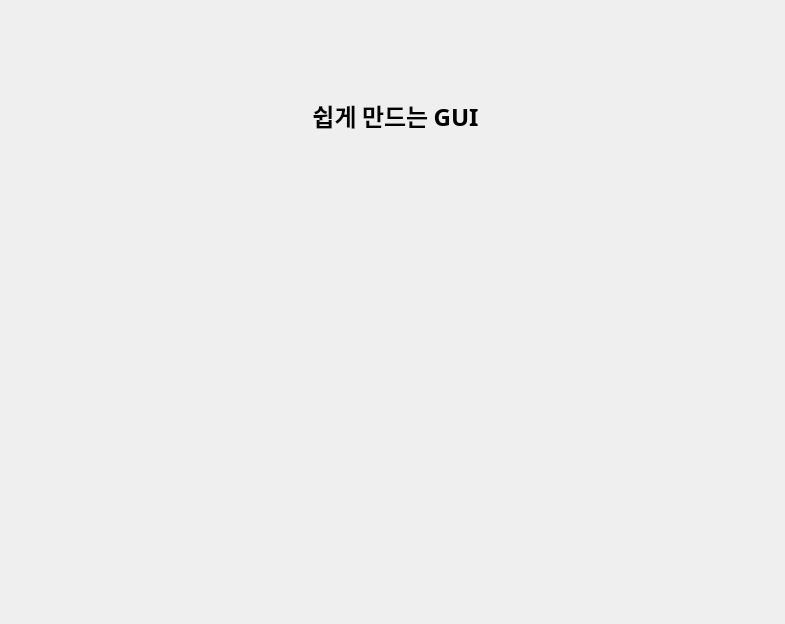
<?xml version="1.0" encoding="UTF-8"?>
<ui version="4.0">
 <class>Dialog</class>
 <widget class="QDialog" name="Dialog">
  <property name="geometry">
   <rect>
    <x>0</x>
    <y>0</y>
    <width>785</width>
    <height>624</height>
   </rect>
  </property>
  <property name="font">
   <font>
    <family>나눔스퀘어 Bold</family>
    <pointsize>48</pointsize>
    <weight>75</weight>
    <bold>true</bold>
   </font>
  </property>
  <property name="windowTitle">
   <string>Dialog</string>
  </property>
  <widget class="QLabel" name="label">
   <property name="geometry">
    <rect>
     <x>0</x>
     <y>60</y>
     <width>791</width>
     <height>111</height>
    </rect>
   </property>
   <property name="font">
    <font>
     <family>Agency FB</family>
     <pointsize>18</pointsize>
     <weight>75</weight>
     <bold>true</bold>
    </font>
   </property>
   <property name="text">
    <string>쉽게 만드는 GUI</string>
   </property>
   <property name="alignment">
    <set>Qt::AlignCenter</set>
   </property>
   <property name="wordWrap">
    <bool>false</bool>
   </property>
   <property name="margin">
    <number>0</number>
   </property>
  </widget>
 </widget>
 <resources/>
 <connections/>
</ui>
